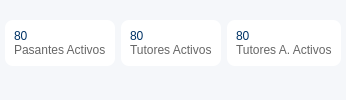
        <widget class="QWidget" name="Pag1_Inicio">
         <property name="enabled">
          <bool>true</bool>
         </property>
         <property name="sizePolicy">
          <sizepolicy hsizetype="Preferred" vsizetype="Preferred">
           <horstretch>0</horstretch>
           <verstretch>0</verstretch>
          </sizepolicy>
         </property>
         <property name="minimumSize">
          <size>
           <width>0</width>
           <height>0</height>
          </size>
         </property>
         <property name="autoFillBackground">
          <bool>false</bool>
         </property>
         <property name="styleSheet">
          <string notr="true">background-color: transparent;</string>
         </property>
         <layout class="QVBoxLayout" name="verticalLayout_10">
          <property name="spacing">
           <number>0</number>
          </property>
          <property name="leftMargin">
           <number>0</number>
          </property>
          <property name="topMargin">
           <number>0</number>
          </property>
          <property name="rightMargin">
           <number>0</number>
          </property>
          <property name="bottomMargin">
           <number>0</number>
          </property>
          <item>
           <widget class="QFrame" name="frame_2">
            <property name="sizePolicy">
             <sizepolicy hsizetype="MinimumExpanding" vsizetype="MinimumExpanding">
              <horstretch>0</horstretch>
              <verstretch>0</verstretch>
             </sizepolicy>
            </property>
            <property name="styleSheet">
             <string notr="true">QFrame{
	background-color: rgb(245, 247, 250);
	border:none;
}</string>
            </property>
            <property name="frameShape">
             <enum>QFrame::Shape::StyledPanel</enum>
            </property>
            <property name="frameShadow">
             <enum>QFrame::Shadow::Raised</enum>
            </property>
            <layout class="QVBoxLayout" name="verticalLayout_16" stretch="1,20">
             <property name="spacing">
              <number>6</number>
             </property>
             <property name="leftMargin">
              <number>0</number>
             </property>
             <property name="topMargin">
              <number>0</number>
             </property>
             <property name="rightMargin">
              <number>0</number>
             </property>
             <property name="bottomMargin">
              <number>0</number>
             </property>
             <item>
              <widget class="QFrame" name="frame_21">
               <property name="frameShape">
                <enum>QFrame::Shape::StyledPanel</enum>
               </property>
               <property name="frameShadow">
                <enum>QFrame::Shadow::Raised</enum>
               </property>
               <layout class="QHBoxLayout" name="horizontalLayout_7">
                <property name="leftMargin">
                 <number>5</number>
                </property>
                <property name="topMargin">
                 <number>20</number>
                </property>
                <property name="rightMargin">
                 <number>5</number>
                </property>
                <property name="bottomMargin">
                 <number>20</number>
                </property>
                <item>
                 <widget class="QFrame" name="frame_22">
                  <property name="styleSheet">
                   <string notr="true">background-color: rgb(255, 255, 255);
border:none;
border-radius:8px</string>
                  </property>
                  <property name="frameShape">
                   <enum>QFrame::Shape::StyledPanel</enum>
                  </property>
                  <property name="frameShadow">
                   <enum>QFrame::Shadow::Raised</enum>
                  </property>
                  <layout class="QVBoxLayout" name="verticalLayout_19">
                   <property name="spacing">
                    <number>0</number>
                   </property>
                   <item>
                    <widget class="QLabel" name="label_20">
                     <property name="styleSheet">
                      <string notr="true">color: rgb(0, 51, 102);
font: 600 24pt &quot;Segoe UI&quot;;</string>
                     </property>
                     <property name="text">
                      <string>80</string>
                     </property>
                    </widget>
                   </item>
                   <item>
                    <widget class="QLabel" name="label_21">
                     <property name="styleSheet">
                      <string notr="true">color: rgb(102, 102, 102);
font: 350 12pt &quot;Segoe UI&quot;;</string>
                     </property>
                     <property name="text">
                      <string>Pasantes Activos</string>
                     </property>
                     <property name="alignment">
                      <set>Qt::AlignmentFlag::AlignLeading|Qt::AlignmentFlag::AlignLeft|Qt::AlignmentFlag::AlignTop</set>
                     </property>
                    </widget>
                   </item>
                  </layout>
                 </widget>
                </item>
                <item>
                 <widget class="QFrame" name="frame_23">
                  <property name="styleSheet">
                   <string notr="true">background-color: rgb(255, 255, 255);
border:none;
border-radius:8px</string>
                  </property>
                  <property name="frameShape">
                   <enum>QFrame::Shape::StyledPanel</enum>
                  </property>
                  <property name="frameShadow">
                   <enum>QFrame::Shadow::Raised</enum>
                  </property>
                  <layout class="QVBoxLayout" name="verticalLayout_20">
                   <property name="spacing">
                    <number>0</number>
                   </property>
                   <item>
                    <widget class="QLabel" name="label_22">
                     <property name="styleSheet">
                      <string notr="true">color: rgb(0, 51, 102);
font: 600 24pt &quot;Segoe UI&quot;;</string>
                     </property>
                     <property name="text">
                      <string>80</string>
                     </property>
                    </widget>
                   </item>
                   <item>
                    <widget class="QLabel" name="label_23">
                     <property name="styleSheet">
                      <string notr="true">color: rgb(102, 102, 102);
font: 350 12pt &quot;Segoe UI&quot;;</string>
                     </property>
                     <property name="text">
                      <string>Tutores Activos</string>
                     </property>
                     <property name="alignment">
                      <set>Qt::AlignmentFlag::AlignLeading|Qt::AlignmentFlag::AlignLeft|Qt::AlignmentFlag::AlignTop</set>
                     </property>
                    </widget>
                   </item>
                  </layout>
                 </widget>
                </item>
                <item>
                 <widget class="QFrame" name="frame_24">
                  <property name="styleSheet">
                   <string notr="true">background-color: rgb(255, 255, 255);
border:none;
border-radius:8px</string>
                  </property>
                  <property name="frameShape">
                   <enum>QFrame::Shape::StyledPanel</enum>
                  </property>
                  <property name="frameShadow">
                   <enum>QFrame::Shadow::Raised</enum>
                  </property>
                  <layout class="QVBoxLayout" name="verticalLayout_21">
                   <property name="spacing">
                    <number>0</number>
                   </property>
                   <item>
                    <widget class="QLabel" name="label_24">
                     <property name="styleSheet">
                      <string notr="true">color: rgb(0, 51, 102);
font: 600 24pt &quot;Segoe UI&quot;;</string>
                     </property>
                     <property name="text">
                      <string>80</string>
                     </property>
                    </widget>
                   </item>
                   <item>
                    <widget class="QLabel" name="label_25">
                     <property name="styleSheet">
                      <string notr="true">color: rgb(102, 102, 102);
font: 350 12pt &quot;Segoe UI&quot;;</string>
                     </property>
                     <property name="text">
                      <string>Tutores A. Activos</string>
                     </property>
                     <property name="alignment">
                      <set>Qt::AlignmentFlag::AlignLeading|Qt::AlignmentFlag::AlignLeft|Qt::AlignmentFlag::AlignTop</set>
                     </property>
                    </widget>
                   </item>
                  </layout>
                 </widget>
                </item>
               </layout>
              </widget>
             </item>
             <item>
              <widget class="QFrame" name="frame_25">
               <property name="frameShape">
                <enum>QFrame::Shape::StyledPanel</enum>
               </property>
               <property name="frameShadow">
                <enum>QFrame::Shadow::Raised</enum>
               </property>
               <widget class="QLabel" name="label_59">
                <property name="geometry">
                 <rect>
                  <x>20</x>
                  <y>10</y>
                  <width>211</width>
                  <height>28</height>
                 </rect>
                </property>
                <property name="styleSheet">
                 <string notr="true">color: rgb(0, 51, 102);
font: 800 16pt &quot;Segoe UI&quot;;</string>
                </property>
                <property name="text">
                 <string>Historial De Cambios</string>
                </property>
               </widget>
               <widget class="QLabel" name="label_60">
                <property name="geometry">
                 <rect>
                  <x>20</x>
                  <y>50</y>
                  <width>211</width>
                  <height>28</height>
                 </rect>
                </property>
                <property name="styleSheet">
                 <string notr="true">color: rgb(0, 51, 102);
font: 800 12pt &quot;Segoe UI&quot;;</string>
                </property>
                <property name="text">
                 <string>Fecha Desde</string>
                </property>
               </widget>
               <widget class="QLabel" name="label_61">
                <property name="geometry">
                 <rect>
                  <x>250</x>
                  <y>50</y>
                  <width>211</width>
                  <height>28</height>
                 </rect>
                </property>
                <property name="styleSheet">
                 <string notr="true">color: rgb(0, 51, 102);
font: 800 12pt &quot;Segoe UI&quot;;</string>
                </property>
                <property name="text">
                 <string>Fecha Hasta</string>
                </property>
               </widget>
               <widget class="QDateEdit" name="dateEdit">
                <property name="geometry">
                 <rect>
                  <x>20</x>
                  <y>80</y>
                  <width>113</width>
                  <height>24</height>
                 </rect>
                </property>
                <property name="styleSheet">
                 <string notr="true">background-color: rgb(0, 51, 102);</string>
                </property>
               </widget>
               <widget class="QDateEdit" name="dateEdit_2">
                <property name="geometry">
                 <rect>
                  <x>250</x>
                  <y>80</y>
                  <width>113</width>
                  <height>24</height>
                 </rect>
                </property>
                <property name="styleSheet">
                 <string notr="true">background-color: rgb(0, 51, 102);</string>
                </property>
               </widget>
               <widget class="QPushButton" name="pushButton_3">
                <property name="geometry">
                 <rect>
                  <x>470</x>
                  <y>80</y>
                  <width>79</width>
                  <height>24</height>
                 </rect>
                </property>
                <property name="styleSheet">
                 <string notr="true">background-color: rgb(0, 51, 102);</string>
                </property>
                <property name="text">
                 <string>Aplicar Filtros</string>
                </property>
               </widget>
               <widget class="QTableWidget" name="tabla_estudiantes_2">
                <property name="enabled">
                 <bool>true</bool>
                </property>
                <property name="geometry">
                 <rect>
                  <x>20</x>
                  <y>120</y>
                  <width>701</width>
                  <height>351</height>
                 </rect>
                </property>
                <property name="styleSheet">
                 <string notr="true">QTableWidget {
        color: #2b2b2b;              /* &lt;--- AQUÍ CAMBIAS EL COLOR DE LA FUENTE */
        font-size: 14px;             /* Opcional: Cambiar tamaño de letra */
        background-color: white;
    }
    QTableWidget::item:selected {
        color: white;                /* Color de texto al seleccionar */
        background-color: #003366;   
    }
    QHeaderView::section {
        background-color: #003366;
        color: white;
    }</string>
                </property>
                <property name="editTriggers">
                 <set>QAbstractItemView::EditTrigger::NoEditTriggers</set>
                </property>
                <property name="showGrid">
                 <bool>true</bool>
                </property>
                <property name="sortingEnabled">
                 <bool>false</bool>
                </property>
                <property name="wordWrap">
                 <bool>false</bool>
                </property>
                <property name="cornerButtonEnabled">
                 <bool>true</bool>
                </property>
                <property name="rowCount">
                 <number>0</number>
                </property>
                <attribute name="horizontalHeaderCascadingSectionResizes">
                 <bool>true</bool>
                </attribute>
                <attribute name="horizontalHeaderMinimumSectionSize">
                 <number>20</number>
                </attribute>
                <attribute name="horizontalHeaderDefaultSectionSize">
                 <number>75</number>
                </attribute>
                <attribute name="horizontalHeaderHighlightSections">
                 <bool>true</bool>
                </attribute>
                <attribute name="horizontalHeaderShowSortIndicator" stdset="0">
                 <bool>false</bool>
                </attribute>
                <attribute name="horizontalHeaderStretchLastSection">
                 <bool>true</bool>
                </attribute>
                <attribute name="verticalHeaderVisible">
                 <bool>false</bool>
                </attribute>
                <attribute name="verticalHeaderCascadingSectionResizes">
                 <bool>false</bool>
                </attribute>
                <attribute name="verticalHeaderDefaultSectionSize">
                 <number>24</number>
                </attribute>
                <column>
                 <property name="text">
                  <string>ID</string>
                 </property>
                </column>
                <column>
                 <property name="text">
                  <string>New Column</string>
                 </property>
                </column>
                <column>
                 <property name="text">
                  <string>Mensaje</string>
                 </property>
                </column>
                <column>
                 <property name="text">
                  <string>Accion</string>
                 </property>
                </column>
               </widget>
               <widget class="QPushButton" name="pushButton_4">
                <property name="geometry">
                 <rect>
                  <x>650</x>
                  <y>20</y>
                  <width>79</width>
                  <height>24</height>
                 </rect>
                </property>
                <property name="styleSheet">
                 <string notr="true">background-color: rgb(0, 51, 102);</string>
                </property>
                <property name="text">
                 <string>Exportar</string>
                </property>
               </widget>
              </widget>
             </item>
            </layout>
           </widget>
          </item>
         </layout>
        </widget>
